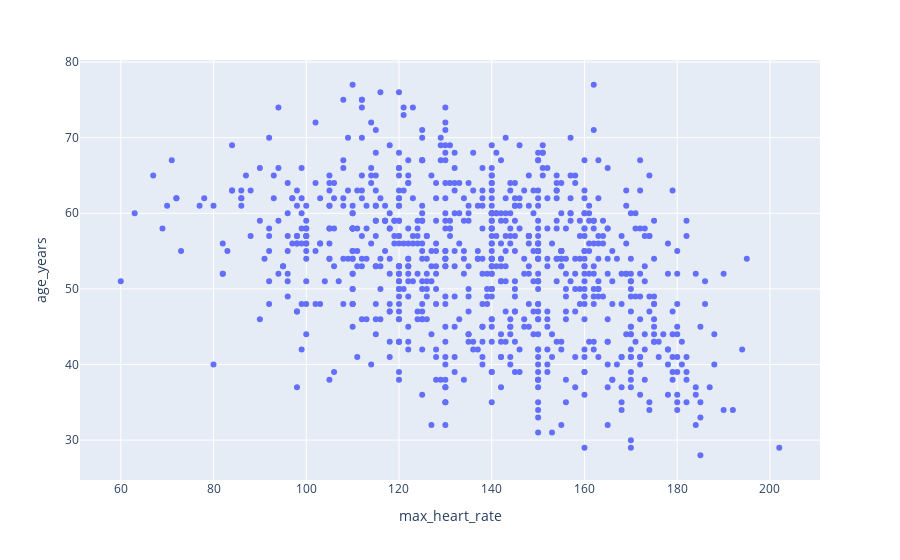

This figure's notebook cell:
### Code cell
# make scatter plot between thalch and age column
px.scatter (df,x='max_heart_rate',y='age_years')

### Figure 1 — Plotly figure (JSON) as saved in the notebook; plotly's stock layout.template omitted (floating-point values rounded to 4 significant figures; data arrays with more than 128 entries replaced by an {"elided": "..."} marker saying what was removed)
{"data": [{"hovertemplate": "max_heart_rate=%{x}<br>age_years=%{y}<extra></extra>", "legendgroup": "", "marker": {"color": "#636efa", "symbol": "circle"}, "mode": "markers", "name": "", "orientation": "v", "showlegend": false, "type": "scatter", "x": {"elided": "918 float values"}, "xaxis": "x", "y": {"elided": "918 int values"}, "yaxis": "y"}], "layout": {"legend": {"tracegroupgap": 0}, "margin": {"t": 60}, "xaxis": {"anchor": "y", "domain": [0, 1], "title": {"text": "max_heart_rate"}}, "yaxis": {"anchor": "x", "domain": [0, 1], "title": {"text": "age_years"}}}}
